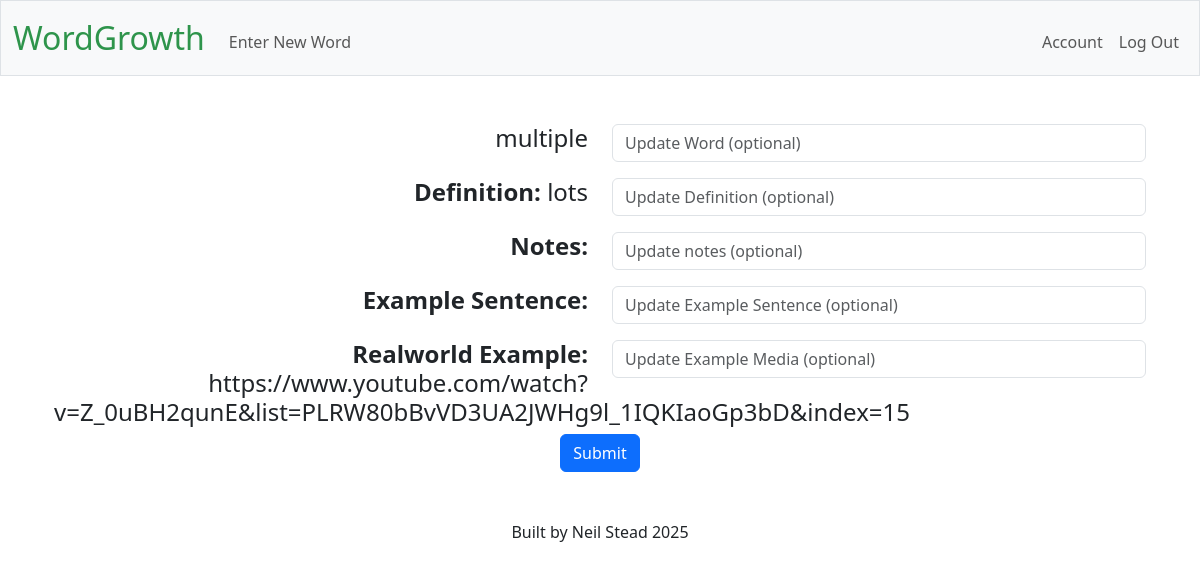
The app's page /word_edit/39 (signed in) with its own data.
### tables this page shows
CREATE TABLE "vocabulary" (id INTEGER PRIMARY KEY AUTOINCREMENT, user_id INTEGER, word TEXT NOT NULL, definition TEXT, notes TEXT, example_sentence TEXT, example_media TEXT, media_type TEXT, article_excerpt TEXT, FOREIGN KEY (user_id) REFERENCES users(id));

CREATE TABLE media (id INTEGER PRIMARY KEY AUTOINCREMENT, word_id INTEGER NOT NULL, example_media TEXT, media_type TEXT, article_excerpt TEXT, FOREIGN KEY (word_id) REFERENCES vocabulary(id));

### app.py (the view)
@app.route("/word_edit/<int:word_id>", methods=["POST", "GET"])
@login_required
def word_edit(word_id):
    conn = get_db_connection()
    cursor = conn.cursor()
    cursor.execute("SELECT * FROM vocabulary WHERE id=?", [word_id])
    word = cursor.fetchone()
    cursor.execute("SELECT * FROM media WHERE word_id=?", [word_id])
    media_list = cursor.fetchall()
    if request.method == "POST":
        media_ids = request.form.getlist("media_id[]")
        new_media_list = request.form.getlist("example_media[]")
        updated_word = request.form.get("word") or word["word"]
        updated_definition = request.form.get("definition") or word["definition"]
        updated_notes = request.form.get("notes") or word["notes"]
        updated_example_sentence = request.form.get("example_sentence") or word["example_sentence"]
        if new_media_list:
            for media_id, media in zip(media_ids, new_media_list):
                original = next((m for m in media_list if m["id"] == int(media_id)), None)
                if not media.strip():
                    continue  # skip updating this row entirely
                new_type = classify_media_url(media)
                if new_type == original:
                    if new_type == 'video':
                        cursor.execute(
                            "UPDATE media SET example_media = ? WHERE id = ?",
                                [media, media_id]
                            )
                    else:
                        cursor.execute(
                            "UPDATE media SET article_excerpt = ? WHERE id = ?",
                                [media, media_id]
                            )
                else:
                    if new_type == 'video':
                        cursor.execute(
                            "UPDATE media SET example_media = ?, article_excerpt = NULL, media_type = ? WHERE id = ?",
                                [media, new_type, media_id]
                            )
                    else:
                        cursor.execute(
                            "UPDATE media SET example_media = NULL, article_excerpt = ?, media_type = ? WHERE id = ?",
                                [media, new_type, media_id]
                            )
            conn.commit()
        cursor.execute(
            "UPDATE vocabulary SET word = ?, definition = ?, notes = ?, example_sentence = ? WHERE id = ?",
                [
                updated_word,
                updated_definition,
                updated_notes,
                updated_example_sentence,
                word_id
                ]
            )
        conn.commit()
        return redirect(url_for("word_view", word_id=word["id"]))
    else:
        return  render_template("word_edit.html", word=word, media_list=media_list)

### app.py (called while the page is built)
@app.teardown_appcontext
def close_db_connection(exception):
    db = g.pop('db', None)
    if db is not None:
        db.close()

### helpers.py (called while the page is built)
def get_db_connection():
    if 'db' not in g:
        g.db = sqlite3.connect(DATABASE)
        g.db.execute("PRAGMA foreign_keys = ON")  # Enables foreign key checks
        g.db.row_factory = sqlite3.Row # enables dictionaries to be returned not just tuples
    return g.db

def login_required(f):
    @wraps(f)
    def decorated_function(*args, **kwargs):
        if 'user_id' not in session:
            return redirect(url_for('login'))
        return f(*args, **kwargs)
    return decorated_function

### templates/word_edit.html (shortened to what this page needs)
{% extends "layout.html" %}
{% block main %}
    <div class="container">
        <form action="{{  url_for('word_edit', word_id=word['id'])  }}" method="post">
            <div class="row">
                <div class="col-6 text-end"><h4>{{ word["word"] }}</h4></div>
                <div class="col-6 mb-3"><input autocomplete="off" autofocus class="form-control" name="word" placeholder="Update Word (optional)" type="text"></div>
            </div>
            <div class="row">
                <div class="col-6 text-end"><h4><strong>Definition:</strong> {{ word["definition"] }}</h4></div>
                <div class="col-6 mb-3"><input autocomplete="off" class="form-control" name="definition" placeholder="Update Definition (optional)" type="text"></div>
            </div>
            <div class="row">
                <div class="col-6 text-end"><h4><strong>Notes:</strong> {{ word["notes"] }}</h4></div>
                <div class="col-6 mb-3"><input autocomplete="off" class="form-control" name="notes" placeholder="Update notes (optional)" type="text"></div>
            </div>
            <div class="row">
                <div class="col-6 text-end"><h4><strong>Example Sentence:</strong> {{ word["example_sentence"] }}</h4></div>
                <div class="col-6 mb-3"><input autocomplete="off" class="form-control" name="example_sentence" placeholder="Update Example Sentence (optional)" type="text"></div>
            </div>
            {% for media in media_list %}
                {% if media["media_type"] == 'video' %}
                    <div class="row">
                        <div class="col-6 text-end"><h4><strong>Realworld Example:</strong> {{ media["example_media"] }}</h4>
                        </div>
                        <div class="col-6 mb-3">
                            <input autocomplete="off" class="form-control" name="example_media[]" placeholder="Update Example Media (optional)" type="text">
                        </div>
                    </div>
                {% endif %}
            {% endfor %}
            <button class="btn btn-primary" type="submit">Submit</button>
        </form>
    </div>
{% endblock %}

### records on screen
vocabulary: word "multiple", definition "lots"
media: example_media "https://www.youtube.com/watch?v=Z_0uBH2qunE&list=PLRW80bBvVD3UA2JWHg9l_1IQKIaoGp3bD&index=15"
